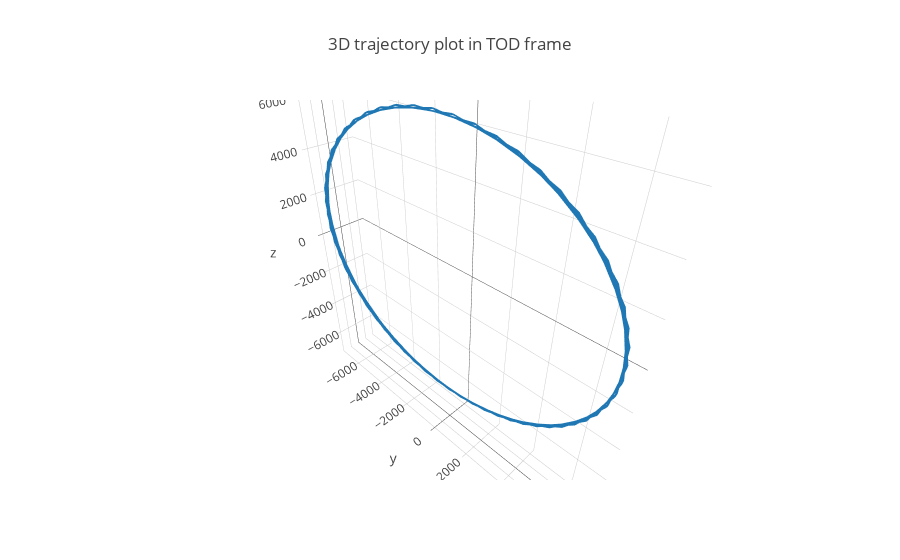

The notebook cell saved with this chart:
### Markdown cell above
3D plot

### Code cell
import plotly.graph_objs as go

trace = go.Scatter3d(
    x = 1e-3 * PV_tod_df['x'],
    y = 1e-3 * PV_tod_df['y'],
    z = 1e-3 * PV_tod_df['z'],
    mode='lines',
    line=dict(
        color='#1f77b4',
        width=3
    )
)

data = [trace]

layout = go.Layout(
    title = '3D trajectory plot in TOD frame',
    scene=dict(
        aspectmode='data'
    )
)

fig = dict(data=data, layout=layout)

py.iplot(fig)

### Figure 1 — Plotly figure (JSON) as saved in the notebook; plotly's stock layout.template omitted (floating-point values rounded to 4 significant figures; data arrays with more than 128 entries replaced by an {"elided": "..."} marker saying what was removed)
{"data": [{"line": {"color": "#1f77b4", "width": 3}, "mode": "lines", "type": "scatter3d", "uid": "8b04cafd-ba8c-4b99-98e9-9397c0742f97", "x": {"elided": "288 float values"}, "y": {"elided": "288 float values"}, "z": {"elided": "288 float values"}}], "layout": {"autosize": true, "scene": {"aspectmode": "data", "aspectratio": {"x": 0.3089, "y": 1.803, "z": 1.795}}, "title": {"text": "3D trajectory plot in TOD frame"}}}
